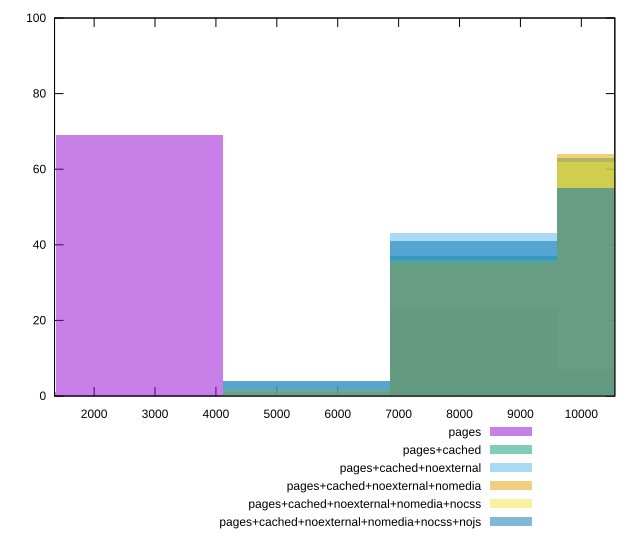

Generate this figure with gnuplot:
reset

$pages <<EOF
0 1
2743.2268819267206 69
8229.680645780161 23
10972.907527706882 7
EOF

$pagesCached <<EOF
8229.680645780161 37
10972.907527706882 63
EOF

$pagesCachedNoexternal <<EOF
10972.907527706882 53
8229.680645780161 43
5486.453763853441 4
EOF

$pagesCachedNoexternalNomedia <<EOF
10972.907527706882 64
8229.680645780161 35
5486.453763853441 1
EOF

$pagesCachedNoexternalNomediaNocss <<EOF
10972.907527706882 62
5486.453763853441 2
8229.680645780161 36
EOF

$pagesCachedNoexternalNomediaNocssNojs <<EOF
10972.907527706882 55
8229.680645780161 41
5486.453763853441 4
EOF

set key outside below
set boxwidth 2743.2268819267206
set xrange [1350:10550]
set yrange [0:100]
set trange [0:100]
set style fill transparent solid 0.5 noborder
set terminal svg size 640, 540 enhanced background rgb 'white'
set output "reprap/uses-text-compression/comparison/histogram/all_raw.svg"

plot $pages title "pages" with boxes, \
     $pagesCached title "pages+cached" with boxes, \
     $pagesCachedNoexternal title "pages+cached+noexternal" with boxes, \
     $pagesCachedNoexternalNomedia title "pages+cached+noexternal+nomedia" with boxes, \
     $pagesCachedNoexternalNomediaNocss title "pages+cached+noexternal+nomedia+nocss" with boxes, \
     $pagesCachedNoexternalNomediaNocssNojs title "pages+cached+noexternal+nomedia+nocss+nojs" with boxes

reset
